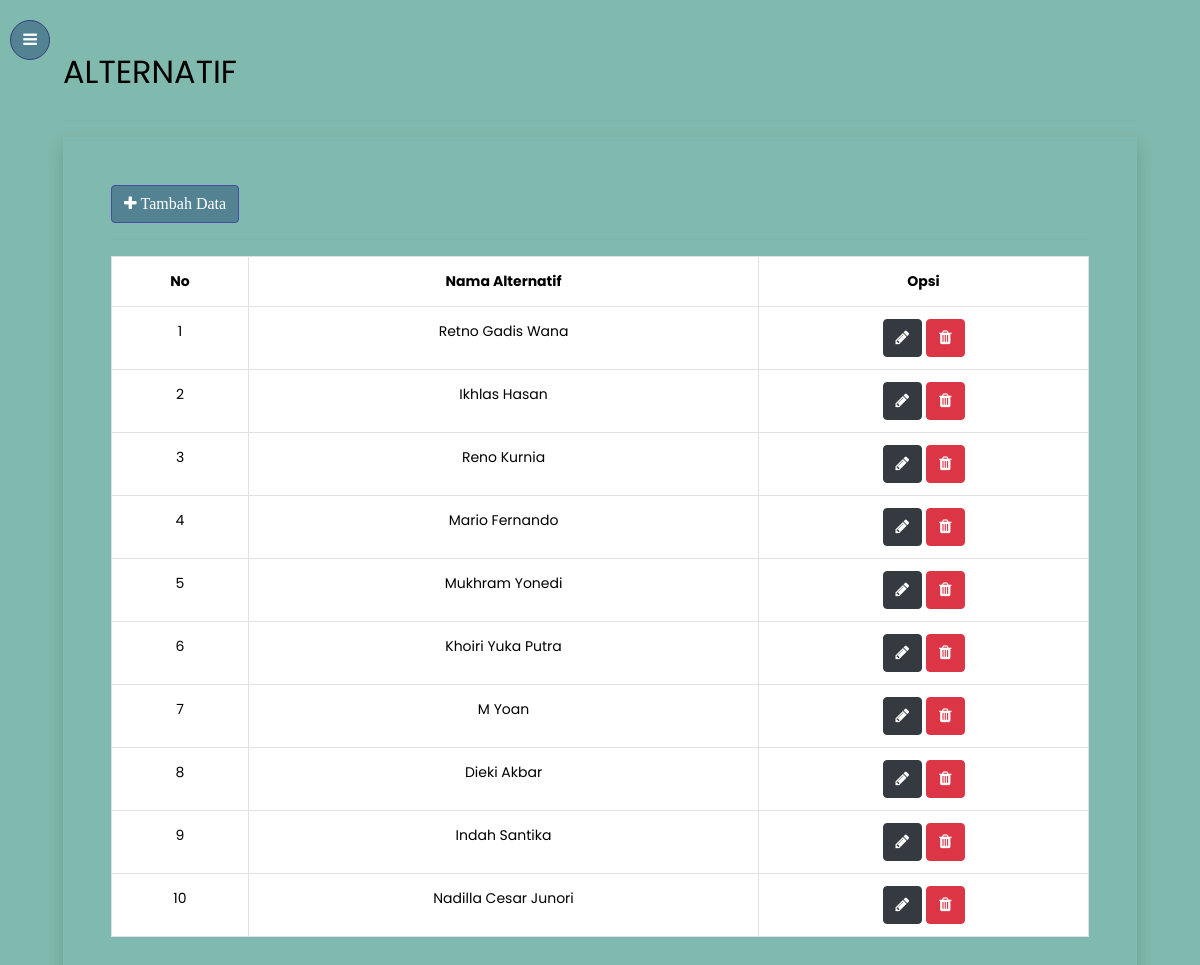
Page /admin/alternatif.php (signed in) on the committed database.
### tables this page shows
CREATE TABLE `tbl_alternatif` (
  `id_alternatif` int(11) NOT NULL,
  `nama_alternatif` varchar(50) NOT NULL,
  `nilai_ahp` double NOT NULL,
  `rangking` int(11) NOT NULL
);

### admin/alternatif.php (the view, shortened to what this page needs)
<?php
include"header.php";
?>
<h2 class="mb-4">ALTERNATIF</h2>
<hr>
            <div class="shadow p-5">
                <a href="alternatif-simpan.php" class="btn btn-primary" style="background-color: #538392"><span class="fa fa-plus"> Tambah Data</span></a>
                <hr>
                <table class="table table-bordered">
                    <tr>
                        <th class="text-center">No</th>
                        <th class="text-center">Nama Alternatif</th>
                        <th class="text-center">Opsi</th>
                    </tr>
                    <?php
                    $data = mysqli_query($conn, "SELECT * FROM tbl_alternatif ORDER BY id_alternatif");
                    $no=1;
                    while ($a=mysqli_fetch_array($data)) {?>
                    <tr>
                        <td class="text-center"><?= $no++ ?></td>
                        <td class="text-center"><?= $a['nama_alternatif']?></td>
                        <td class="text-center">
                            <a href="alternatif-ubah.php?id_alternatif=<?= $a['id_alternatif'] ?>" class="btn btn-dark"><span class="fa fa-pencil"></span></a>
                            <a href="alternatif.php?id_alternatif=<?= $a['id_alternatif'] ?>&aksi=hapus" class="btn btn-danger"><span class="fa fa-trash"></span></a>
                        </td>
                    </tr>
                    <?php } ?>
                </table>
            </div>

### rows in the picture
tbl_alternatif: nama_alternatif "Retno Gadis Wana"
tbl_alternatif: nama_alternatif "Ikhlas Hasan"
tbl_alternatif: nama_alternatif "Reno Kurnia"
tbl_alternatif: nama_alternatif "Mario Fernando"
tbl_alternatif: nama_alternatif "Mukhram Yonedi"
tbl_alternatif: nama_alternatif "Khoiri Yuka Putra"
tbl_alternatif: nama_alternatif "M Yoan"
tbl_alternatif: nama_alternatif "Dieki Akbar"
tbl_alternatif: nama_alternatif "Indah Santika"
tbl_alternatif: nama_alternatif "Nadilla Cesar Junori"
